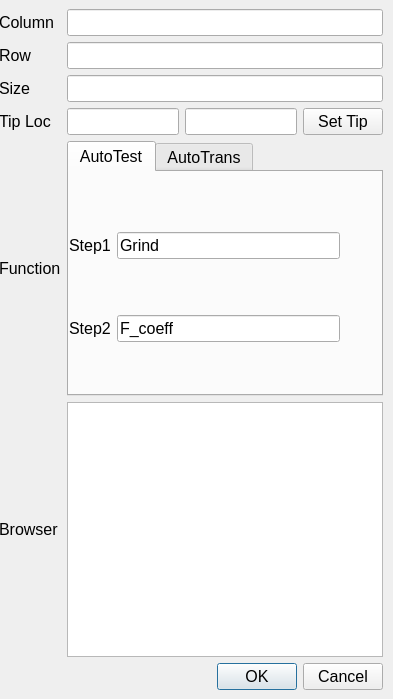
      <widget class="QWidget" name="Auto">
       <property name="font">
        <font>
         <family>Arial</family>
         <pointsize>12</pointsize>
        </font>
       </property>
       <attribute name="title">
        <string>Auto</string>
       </attribute>
       <widget class="QWidget" name="gridLayoutWidget_7">
        <property name="geometry">
         <rect>
          <x>-1</x>
          <y>9</y>
          <width>384</width>
          <height>681</height>
         </rect>
        </property>
        <layout class="QGridLayout" name="gridLayout_11">
         <item row="1" column="0">
          <widget class="QLabel" name="label_47">
           <property name="text">
            <string>Row</string>
           </property>
          </widget>
         </item>
         <item row="2" column="0">
          <widget class="QLabel" name="label_49">
           <property name="text">
            <string>Size</string>
           </property>
          </widget>
         </item>
         <item row="4" column="0">
          <widget class="QLabel" name="label_50">
           <property name="text">
            <string>Function</string>
           </property>
          </widget>
         </item>
         <item row="5" column="1">
          <widget class="QTextBrowser" name="textBrowser_2"/>
         </item>
         <item row="3" column="0">
          <widget class="QLabel" name="label_54">
           <property name="text">
            <string>Tip Loc</string>
           </property>
          </widget>
         </item>
         <item row="5" column="0">
          <widget class="QLabel" name="label_51">
           <property name="text">
            <string>Browser</string>
           </property>
          </widget>
         </item>
         <item row="0" column="0">
          <widget class="QLabel" name="label_48">
           <property name="text">
            <string>Column</string>
           </property>
          </widget>
         </item>
         <item row="1" column="1">
          <widget class="QLineEdit" name="Rows"/>
         </item>
         <item row="4" column="1">
          <widget class="QTabWidget" name="tabWidget_3">
           <property name="currentIndex">
            <number>0</number>
           </property>
           <widget class="QWidget" name="AutoTest_2">
            <attribute name="title">
             <string>AutoTest</string>
            </attribute>
            <widget class="QWidget" name="gridLayoutWidget_10">
             <property name="geometry">
              <rect>
               <x>0</x>
               <y>10</y>
               <width>271</width>
               <height>211</height>
              </rect>
             </property>
             <layout class="QGridLayout" name="gridLayout_14">
              <item row="1" column="0">
               <widget class="QLabel" name="label_53">
                <property name="text">
                 <string>Step2</string>
                </property>
               </widget>
              </item>
              <item row="0" column="0">
               <widget class="QLabel" name="label_52">
                <property name="text">
                 <string>Step1</string>
                </property>
               </widget>
              </item>
              <item row="0" column="1">
               <widget class="QLineEdit" name="Action1">
                <property name="text">
                 <string>Grind</string>
                </property>
               </widget>
              </item>
              <item row="1" column="1">
               <widget class="QLineEdit" name="Action2">
                <property name="text">
                 <string>F_coeff</string>
                </property>
               </widget>
              </item>
             </layout>
            </widget>
           </widget>
           <widget class="QWidget" name="AutoTrans">
            <attribute name="title">
             <string>AutoTrans</string>
            </attribute>
            <widget class="QWidget" name="gridLayoutWidget_11">
             <property name="geometry">
              <rect>
               <x>10</x>
               <y>10</y>
               <width>251</width>
               <height>211</height>
              </rect>
             </property>
             <layout class="QGridLayout" name="gridLayout_15"/>
            </widget>
           </widget>
          </widget>
         </item>
         <item row="6" column="1">
          <widget class="QDialogButtonBox" name="AutoButton">
           <property name="standardButtons">
            <set>QDialogButtonBox::Cancel|QDialogButtonBox::Ok</set>
           </property>
          </widget>
         </item>
         <item row="2" column="1">
          <widget class="QLineEdit" name="Size"/>
         </item>
         <item row="0" column="1">
          <widget class="QLineEdit" name="Columns"/>
         </item>
         <item row="3" column="1">
          <layout class="QGridLayout" name="gridLayout_16">
           <item row="0" column="0">
            <widget class="QLineEdit" name="Tip_x"/>
           </item>
           <item row="0" column="1">
            <widget class="QLineEdit" name="Tip_y"/>
           </item>
           <item row="0" column="2">
            <widget class="QPushButton" name="SetTipLoc">
             <property name="text">
              <string>Set Tip</string>
             </property>
            </widget>
           </item>
          </layout>
         </item>
        </layout>
       </widget>
      </widget>
